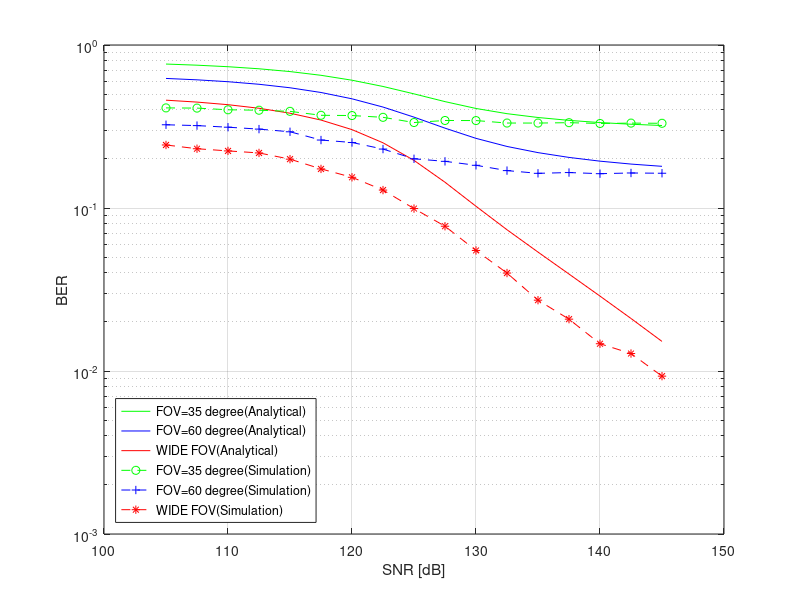

Recreate this plot in MATLAB.
clc
clear all;
close all;


dim=40;                                                     %%%% width of x axis
snrlowerlimit=105;                                           %%%% x axis is ber vs snr
parts=10000;                                                 %%%% larger it is better the results
incre=2.5;
 hac=snrlowerlimit:incre:snrlowerlimit+dim;                                        
BER=zeros(length(hac),3);
snr=zeros(length(hac),1);                                         

fov1=pi*(35/180);
fov2=pi*(60/180);                                              %%% 1----FOV=35 degree
                                                               %%% 2----FOV=60 degree
cdf1=0.611;                                                   %%% 3----wide FOV
cdf2= 0.33;
gamma=3;                                 
d=2.5;
cdf=[cdf1 cdf2];
fov=[fov1 fov2 ];
const=[0.1334 0.3042 0.4057];


hc2=(((gamma+1)/2)*(9.55e-5)*((9+(d^2))^(-1*((gamma+1)/2))))^2                                                                      %  hc2= (hc)^2                                                                 



%%%%%%%%%%%%%%%%%%%%%%%%%%%%%%%%%%%%%%%%%%%%%%%%%%%%%%%%%%%%%%%%%%%%%%%%%%%%%%%%%%%%%%%%%%%%%%%%%%%%%%%%%%%%

for aa=1:1:2 
    count=0;
for s=snrlowerlimit:incre:snrlowerlimit+dim
    count=count+1;
    k=s;
    s=count;
    ebno=10^(k/10);
    en=1/ebno;
    snr(s,1)=k;
    init=0;
    
fina=hc2;
chang=(fina-init)/parts;
  for x=init+chang:chang:fina-chang
        ff2=sqrt((4*x)*(hc2-x));                                       % for uniform distribution with narrow fov
        ff=(2/pi)/(ff2);
        ggn=erfc(sqrt(ebno*x*0.5))*0.5*ff;
        BER(s,aa)=BER(s,aa)+ ggn*chang;
    end
         x=0; 
        ffff=cdf(aa);
        ggggn=erfc(sqrt(ebno*x*0.5))*0.5*ffff;
       BER(s,aa)=BER(s,aa)+ ggggn;    
end
end


%%%%%%%%%%%%%%%%%%%%%%%%%%%%%%%%%%%%%%%%%%%%%%%%%%%%%%%%%%%%%%%%%%%%%%%%%%%%%%%%%%%%%%%%%%%%%%%%%%%%%%%%%%%%%


aa=3;
count=0;
for s=snrlowerlimit:incre:snrlowerlimit+dim
    count=count+1;
    k=s;
    s=count;
    ebno=10^(k/10);
    snr(s,1)=k;
    for x=hc2/parts:hc2/parts:hc2-hc2/parts
        ff2=sqrt((4*x)*(hc2-x));                  % for uniform distribution with wide fov
        ff=(2/pi)/(ff2);
        ggn=erfc(sqrt(ebno*x*0.5))*0.5*ff;
        BER(s,aa)=BER(s,aa)+ ggn*(hc2/parts);
    end    
end

%%%%%%%%%%%%%%%%%%%%%%%%%%%%%%%%%%%%%%%%%%%%%%%%%%%%%%%%%%%%%%%%%%%%%%%%%%%%%%%%%%%%%%%%%%%%%%%%%%%%%%%%%%%%%%%%%%%%%%5

semilogy(snr,BER(:,1),'-g');
hold on
semilogy(snr,BER(:,2),'-b');
hold on
semilogy(snr,BER(:,3),'-r');
grid on
hold on

ylabel('BER');
xlabel('SNR [dB]');
% legend('FOV=35 degree','FOV=60 degree','WIDE FOV');


%%%%%%%%%%%%%%%%%%%%%%%%%%%%%%%%%%%%%%%%%%%%%%%%%%%%%%%%%%%%%%%%%%%%%%%%%%%%%%%%%%%%%%%%%%%%%%%%%%%%%%%%%%%%%%%%%%%%%%%%%%%%%%%%%%%%%%
%%%%%%%%%%%%%%%%%%%%%%%%%%%%%%%%%%%%%%%%%%%%%%%%%%%%%%%%%%%%%%%%%%%%%%%%%%%%%%%%%%%%%%%%%%%%%%%%%%%%%%%%%%%%%%%%%%%%%%%%%%%%%%%%%%%%%%
%%%%%%%%%%%%%%%%%%%%%%%%%%%%%%%%%%%%%%%%%%%%%%%%%%%%%%%%%%%%%%%%%%%%%%%%%%%%%%%%%%%%%%%%%%%%%%%%%%%%%%%%%%%%%%%%%%%%%%%%%%%%%%%%%%%%%%
%%%%%%%%%%%%%%%%%%%%%%%%%%%%%%%%%%%%%%%%%%%%%%%%%%%%%%%%%%%%%%%%%%%%%%%%%%%%%%%%%%%%%%%%%%%%%%%%%%%%%%%%%%%%%%%%%%%%%%%%%%%%%%%%%%%%%%
%%%%%%%%%%%%%%%%%%%%%%%%%%%%%%%%%%%%%%%%%%%%%%%%%%%%%%%%%%%%%%%%%%%%%%%%%%%%%%%%%%%%%%%%%%%%%%%%%%%%%%%%%%%%%%%%%%%%%%%%%%%%%%%%%%%%%%
%%%%%%%%%%%%%%%%%%%%%%%%%%%%%%%%%%%%%%%%%%%%%%%%%%%%%%%%%%%%%%%%%%%%%%%%%%%%%%%%%%%%%%%%%%%%%%%%%%%%%%%%%%%%%%%%%%%%%%%%%%%%%%%%%%%%%%
%%%%%%%%%%%%%%%%%%%%%%%%%%%%%%%%%%%%%%%%%%%%%%%%%%%%%%%%%%%%%%%%%%%%%%%%%%%%%%%%%%%%%%%%%%%%%%%%%%%%%%%%%%%%%%%%%%%%%%%%%%%%%%%%%%%%%%
%%%%%%%%%%%%%%%%%%%%%%%%%%%%%%%%%%%%%%%%%%%%%%%%%%%%%%%%%%%%%%%%%%%%%%%%%%%%%%%%%%%%%%%%%%%%%%%%%%%%%%%%%%%%%%%%%%%%%%%%%%%%%%%%%%%%%%
%%%%%%%%%%%%%%%%%%%%%%%%%%%%%%%%%%%%%%%%%%%%%%%%%%%%%%%%%%%%%%%%%%%%%%%%%%%%%%%%%%%%%%%%%%%%%%%%%%%%%%%%%%%%%%%%%%%%%%%%%%%%%%%%%%%%%%
%%%%%%%%%%%%%%%%%%%%%%%%%%%%%%%%%%%%%%%%%%%%%%%%%%%%%%%%%%%%%%%%%%%%%%%%%%%%%%%%%%%%%%%%%%%%%%%%%%%%%%%%%%%%%%%%%%%%%%%%%%%%%%%%%%%%%%
%%%%%%%%%%%%%%%%%%%%%%%%%%%%%%%%%%%%%%%%%%%%%%%%%%%%%%%%%%%%%%%%%%%%%%%%%%%%%%%%%%%%%%%%%%%%%%%%%%%%%%%%%%%%%%%%%%%%%%%%%%%%%%%%%%%%%%
%%%%%%%%%%%%%%%%%%%%%%%%%%%%%%%%%%%%%%%%%%%%%%%%%%%%%%%%%%%%%%%%%%%%%%%%%%%%%%%%%%%%%%%%%%%%%%%%%%%%%%%%%%%%%%%%%%%%%%%%%%%%%%%%%%%%%%
%%%%%%%%%%%%%%%%%%%%%%%%%%%%%%%%%%%%%%%%%%%%%%%%%%%%%%%%%%%%%%%%%%%%%%%%%%%%%%%%%%%%%%%%%%%%%%%%%%%%%%%%%%%%%%%%%%%%%%%%%%%%%%%%%%%%%%
%%%%%%%%%%%%%%%%%%%%%%%%%%%%%%%%%%%%%%%%%%%%%%%%%%%%%%%%%%%%%%%%%%%%%%%%%%%%%%%%%%%%%%%%%%%%%%%%%%%%%%%%%%%%%%%%%%%%%%%%%%%%%%%%%%%%%%
%%%%%%%%%%%%%%%%%%%%%%%%%%%%%%%%%%%%%%%%%%%%%%%%%%%%%%%%%%%%%%%%%%%%%%%%%%%%%%%%%%%%%%%%%%%%%%%%%%%%%%%%%%%%%%%%%%%%%%%%%%%%%%%%%%%%%%


clc;
clear all;
%close all;

N=10000;
width=40;
lower_limit=105;
incre=2.5;


x=randi([0 1],1,N);
mod_data=pskmod(x,2);
BER=zeros(3,width/incre);
new_data=zeros(3,N);

gamma=3;
d=2.5;
fov1=pi/6;
fov2=pi/3;

check1=0;

for SNR=lower_limit:incre:lower_limit+width
    
check1=check1+1;
err1=0;
err2=0;
err3=0;
check2=0;
en=1/(10^(SNR/10));
 
for tt=1:1:N
         
theta=(pi/2)*rand(1);
if abs(theta) < fov1
    h1=((gamma+1)/2)*(9.55e-5)*abs(cos(theta))*((9+(d^2))^(-1*((gamma+1)/2)));
else
    h1=0;
end

if abs(theta) < fov2
    h2=((gamma+1)/2)*(9.55e-5)*abs(cos(theta))*((9+(d^2))^(-1*((gamma+1)/2)));
else
    h2=0;
end

 h3=((gamma+1)/2)*(9.55e-5)*abs(cos(theta))*((9+(d^2))^(-1*((gamma+1)/2)));

noi=normrnd(0,sqrt(en));
recent=mod_data(tt);
new_data(1,:)= noi + h1*(recent);
new_data(2,:)= noi + h2*(recent);
new_data(3,:)= noi + h3*(recent);

if (new_data(1,tt)>0) && (recent<0)
    err1=err1+1;
elseif (new_data(1,tt)<0) && (recent>0)
       err1=err1+1;
   else 
       err1=err1+0;
   end

if (new_data(2,tt)>0) && (recent<0)
    err2=err2+1;
elseif (new_data(2,tt)<0) && (recent>0)
       err2=err2+1;
   else 
       err2=err2+0;
end

if (new_data(3,tt)>0) && (recent<0)
    err3=err3+1;
elseif (new_data(3,tt)<0) && (recent>0)
       err3=err3+1;
   else 
       err3=err3+0;
end
check2=check2+1;
check3=check2+(check1)*i


end

BER(1,check1)=(err1/N);
BER(2,check1)=(err2/N);
BER(3,check1)=(err3/N);

end

SNR=lower_limit:incre:lower_limit+width;
ylabel('BER');
xlabel('SNR [dB]');
semilogy(SNR(:),BER(1,:),'--og');
hold on
semilogy(SNR(:),BER(2,:),'--+b');
hold on;
semilogy(SNR(:),BER(3,:),'--*r');
legend('FOV=35 degree(Analytical)','FOV=60 degree(Analytical)','WIDE FOV(Analytical)','FOV=35 degree(Simulation)','FOV=60 degree(Simulation)','WIDE FOV(Simulation)');

legend('Location','southwest')
grid on

%%%%%%%%%%%%%%%%%%%%%%%%%%%%%%%%%%%%%%%%%%%%%%%%%%%%%%%%%%%%%%%%%%%%%%%%%%%%%%%%%%%%%%%%%%%%%%%%%%%%%%%%%%%%%%%%%
%%%%%%%%%%%%%%%%%%%%%%%%%%%%%%%%%%%%%%%%%%%%%%%%%%%%%%%%%%%%%%%%%%%%%%%%%%%%%%%%%%%%%%%%%%%%%%%%%%%%%%%%%%%%%%%%%
%%%%%%%%%%%%%%%%%%%%%%%%%%%%%%%%%%%%%%%%%%%%%%%%%%%%%%%%%%%%%%%%%%%%%%%%%%%%%%%%%%%%%%%%%%%%%%%%%%%%%%%%%%%%%%%%%

